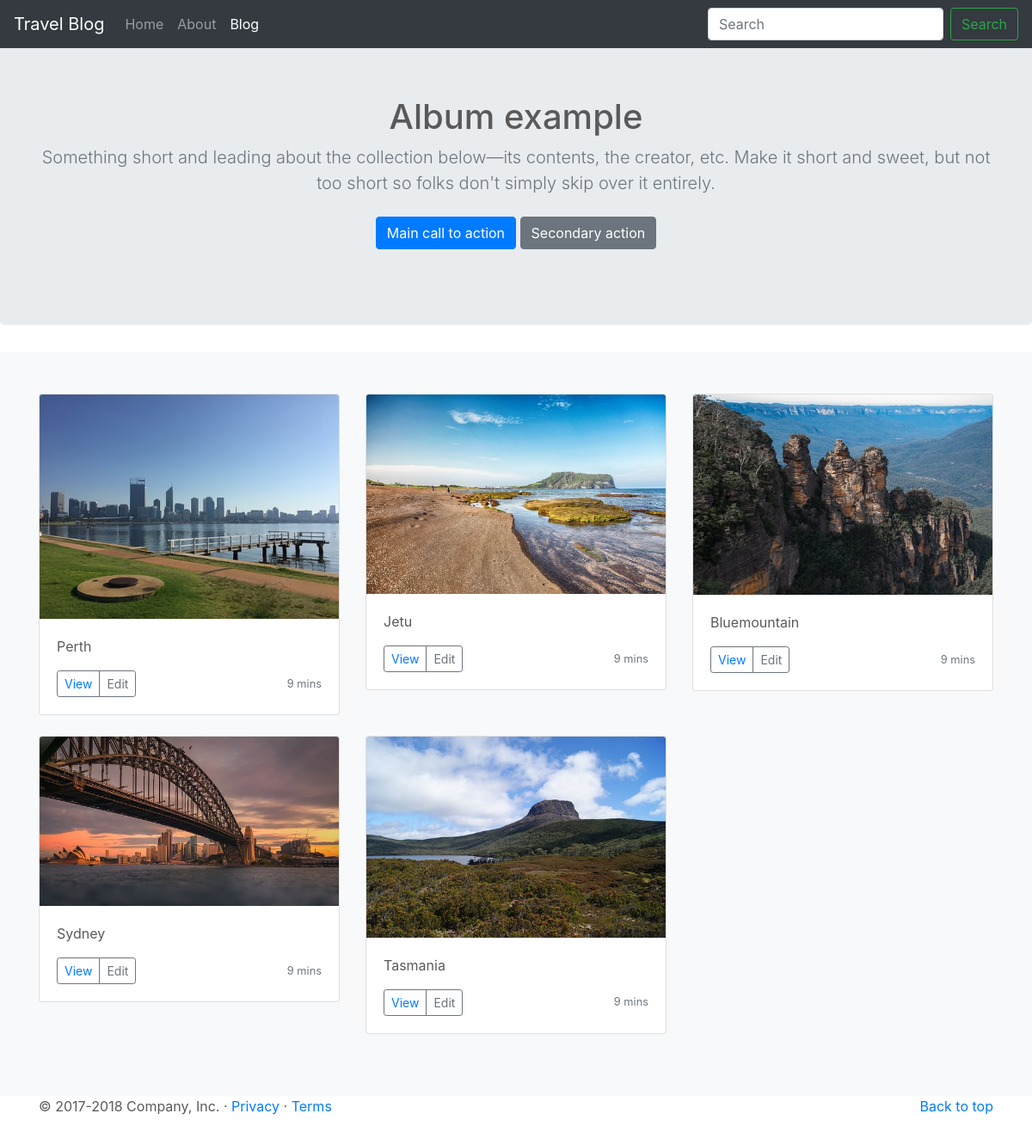
Page /blog on the committed database.
### main/models.py (models this page shows, shortened)
class Post(models.Model):
    postname= models.CharField(max_length=50)
    Lat=models.FloatField(null=True)
    Lng=models.FloatField(null=True)
    mainphoto=models.ImageField(blank=True,null=True)
    publishedDate=models.DateTimeField(blank=True,null=True)
    modifiedDate=models.DateTimeField(blank=True,null=True)
    contents= models.TextField()
    tag=TaggableManager(blank=True)

### main/views.py (the view)
# urls.py: path('blog', views.blog),
def blog(request):
    postlist=Post.objects.all()
    return render(request,'blog.html',{'postlist':postlist})

### templates/blog.html (shortened to what this page needs)
<!doctype html>
<html lang="ko">
  <head>
    <link rel="stylesheet" href="https://stackpath.bootstrapcdn.com/bootstrap/4.1.1/css/bootstrap.min.css">
  </head>
  <body>
    <header>
      <nav class="navbar navbar-expand-md navbar-dark fixed-top bg-dark">
        <a class="navbar-brand" href="#">Travel Blog</a>
        <div class="collapse navbar-collapse" id="navbarCollapse">
          <ul class="navbar-nav mr-auto">
            <li class="nav-item">
              <a class="nav-link" href="#">Home</a>
            </li>
            <li class="nav-item">
              <a class="nav-link" href="about.html">About</a>
            </li>
            <li class="nav-item active">
              <a class="nav-link" href="blog.html">Blog<span class="sr-only">(current)</span></a>
            </li>
          </ul>
          <form class="form-inline mt-2 mt-md-0">
            <input class="form-control mr-sm-2" type="text" placeholder="Search" aria-label="Search">
            <button class="btn btn-outline-success my-2 my-sm-0" type="submit">Search</button>
          </form>
        </div>
      </nav>
    </header>
    <main role="main">
      <section class="jumbotron text-center">
        <div class="container">
          <h1 class="jumbotron-heading">Album example</h1>
          <p class="lead text-muted">Something short and leading about the collection below—its contents, the creator, etc. Make it short and sweet, but not too short so folks don't simply skip over it entirely.</p>
          <p>
            <a href="#" class="btn btn-primary my-2">Main call to action</a>
            <a href="#" class="btn btn-secondary my-2">Secondary action</a>
          </p>
        </div>
      </section>
      <div class="album py-5 bg-light">
        <div class="container">
          <div class="row">
            {% for list in postlist %}
            <div class="col-md-4">
              <div class="card mb-4 box-shadow">
                {% if list.mainphoto %}
                  <a href="http://127.0.0.1:8000/blog/{{ list.pk }}/"><img class="card-img-top" src="{{ list.mainphoto.url }}" alt="Card image cap"></a>
                {% endif %}
                <div class="card-body">
                  <p class="card-text">{{list.postname}}</p>
                  <div class="d-flex justify-content-between align-items-center">
                    <div class="btn-group">
                      <button type="button" class="btn btn-sm btn-outline-secondary"><a href="http://127.0.0.1:8000/blog/{{ list.pk }}">View</a></button>
                      <button type="button" class="btn btn-sm btn-outline-secondary">Edit</button>
                    </div>
                    <small class="text-muted">9 mins</small>
                  </div>
                </div>
              </div>
            </div>
            {% endfor %}
          </div>
        </div>
      </div>
      <footer class="container">
        <p class="float-right"><a href="#">Back to top</a></p>
        <p>&copy; 2017-2018 Company, Inc. &middot; <a href="#">Privacy</a> &middot; <a href="#">Terms</a></p>
      </footer>
    </main>
  </body>
</html>

### templates/blog.html (style rules this page uses)
body { padding-top: 3rem; padding-bottom: 3rem; color: #5a5a5a; }

### rows in the picture
Post: mainphoto (picture), postname "Perth"
Post: mainphoto (picture), postname "Jetu"
Post: mainphoto (picture), postname "Bluemountain"
Post: mainphoto (picture), postname "Sydney"
Post: mainphoto (picture), postname "Tasmania"
